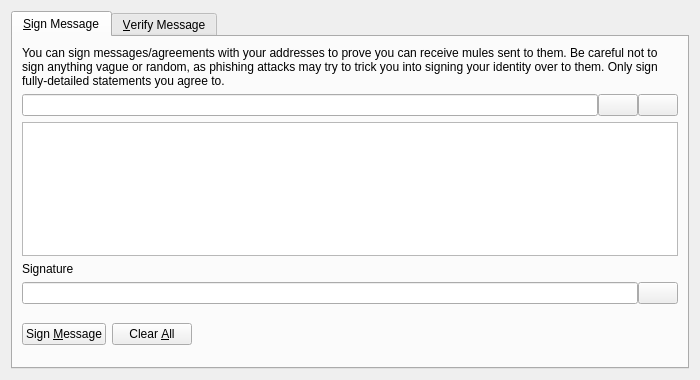
<?xml version="1.0" encoding="UTF-8"?>
<ui version="4.0">
 <class>SignVerifyMessageDialog</class>
 <widget class="QDialog" name="SignVerifyMessageDialog">
  <property name="geometry">
   <rect>
    <x>0</x>
    <y>0</y>
    <width>700</width>
    <height>380</height>
   </rect>
  </property>
  <property name="windowTitle">
   <string>Signatures - Sign / Verify a Message</string>
  </property>
  <property name="modal">
   <bool>true</bool>
  </property>
  <layout class="QVBoxLayout" name="verticalLayout">
   <item>
    <widget class="QTabWidget" name="tabWidget">
     <property name="currentIndex">
      <number>0</number>
     </property>
     <widget class="QWidget" name="tabSignMessage">
      <attribute name="title">
       <string>&amp;Sign Message</string>
      </attribute>
      <layout class="QVBoxLayout" name="verticalLayout_SM">
       <item>
        <widget class="QLabel" name="infoLabel_SM">
         <property name="text">
          <string>You can sign messages/agreements with your addresses to prove you can receive mules sent to them. Be careful not to sign anything vague or random, as phishing attacks may try to trick you into signing your identity over to them. Only sign fully-detailed statements you agree to.</string>
         </property>
         <property name="textFormat">
          <enum>Qt::PlainText</enum>
         </property>
         <property name="wordWrap">
          <bool>true</bool>
         </property>
        </widget>
       </item>
       <item>
        <layout class="QHBoxLayout" name="horizontalLayout_1_SM">
         <property name="spacing">
          <number>0</number>
         </property>
         <item>
          <widget class="QValidatedLineEdit" name="addressIn_SM">
           <property name="toolTip">
            <string>The Mule address to sign the message with</string>
           </property>
          </widget>
         </item>
         <item>
          <widget class="QPushButton" name="addressBookButton_SM">
           <property name="toolTip">
            <string>Choose previously used address</string>
           </property>
           <property name="text">
            <string/>
           </property>
           <property name="icon">
            <iconset resource="../mule.qrc">
             <normaloff>:/icons/address-book</normaloff>:/icons/address-book</iconset>
           </property>
           <property name="shortcut">
            <string>Alt+A</string>
           </property>
           <property name="autoDefault">
            <bool>false</bool>
           </property>
          </widget>
         </item>
         <item>
          <widget class="QPushButton" name="pasteButton_SM">
           <property name="toolTip">
            <string>Paste address from clipboard</string>
           </property>
           <property name="text">
            <string/>
           </property>
           <property name="icon">
            <iconset resource="../mule.qrc">
             <normaloff>:/icons/editpaste</normaloff>:/icons/editpaste</iconset>
           </property>
           <property name="shortcut">
            <string>Alt+P</string>
           </property>
           <property name="autoDefault">
            <bool>false</bool>
           </property>
          </widget>
         </item>
        </layout>
       </item>
       <item>
        <widget class="QPlainTextEdit" name="messageIn_SM">
         <property name="toolTip">
          <string>Enter the message you want to sign here</string>
         </property>
        </widget>
       </item>
       <item>
        <widget class="QLabel" name="signatureLabel_SM">
         <property name="text">
          <string>Signature</string>
         </property>
         <property name="textFormat">
          <enum>Qt::PlainText</enum>
         </property>
        </widget>
       </item>
       <item>
        <layout class="QHBoxLayout" name="horizontalLayout_2_SM">
         <property name="spacing">
          <number>0</number>
         </property>
         <item>
          <widget class="QLineEdit" name="signatureOut_SM">
           <property name="font">
            <font>
             <italic>true</italic>
            </font>
           </property>
           <property name="readOnly">
            <bool>true</bool>
           </property>
          </widget>
         </item>
         <item>
          <widget class="QPushButton" name="copySignatureButton_SM">
           <property name="toolTip">
            <string>Copy the current signature to the system clipboard</string>
           </property>
           <property name="text">
            <string/>
           </property>
           <property name="icon">
            <iconset resource="../mule.qrc">
             <normaloff>:/icons/editcopy</normaloff>:/icons/editcopy</iconset>
           </property>
           <property name="autoDefault">
            <bool>false</bool>
           </property>
          </widget>
         </item>
        </layout>
       </item>
       <item>
        <layout class="QHBoxLayout" name="horizontalLayout_3_SM">
         <item>
          <widget class="QPushButton" name="signMessageButton_SM">
           <property name="toolTip">
            <string>Sign the message to prove you own this Mule address</string>
           </property>
           <property name="text">
            <string>Sign &amp;Message</string>
           </property>
           <property name="icon">
            <iconset resource="../mule.qrc">
             <normaloff>:/icons/edit</normaloff>:/icons/edit</iconset>
           </property>
           <property name="autoDefault">
            <bool>false</bool>
           </property>
          </widget>
         </item>
         <item>
          <widget class="QPushButton" name="clearButton_SM">
           <property name="toolTip">
            <string>Reset all sign message fields</string>
           </property>
           <property name="text">
            <string>Clear &amp;All</string>
           </property>
           <property name="icon">
            <iconset resource="../mule.qrc">
             <normaloff>:/icons/remove</normaloff>:/icons/remove</iconset>
           </property>
           <property name="autoDefault">
            <bool>false</bool>
           </property>
          </widget>
         </item>
         <item>
          <spacer name="horizontalSpacer_1_SM">
           <property name="orientation">
            <enum>Qt::Horizontal</enum>
           </property>
           <property name="sizeHint" stdset="0">
            <size>
             <width>40</width>
             <height>48</height>
            </size>
           </property>
          </spacer>
         </item>
         <item>
          <widget class="QLabel" name="statusLabel_SM">
           <property name="font">
            <font>
             <weight>75</weight>
             <bold>true</bold>
            </font>
           </property>
           <property name="text">
            <string/>
           </property>
           <property name="wordWrap">
            <bool>true</bool>
           </property>
          </widget>
         </item>
         <item>
          <spacer name="horizontalSpacer_2_SM">
           <property name="orientation">
            <enum>Qt::Horizontal</enum>
           </property>
           <property name="sizeHint" stdset="0">
            <size>
             <width>40</width>
             <height>48</height>
            </size>
           </property>
          </spacer>
         </item>
        </layout>
       </item>
      </layout>
     </widget>
     <widget class="QWidget" name="tabVerifyMessage">
      <attribute name="title">
       <string>&amp;Verify Message</string>
      </attribute>
      <layout class="QVBoxLayout" name="verticalLayout_VM">
       <item>
        <widget class="QLabel" name="infoLabel_VM">
         <property name="text">
          <string>Enter the receiver's address, message (ensure you copy line breaks, spaces, tabs, etc. exactly) and signature below to verify the message. Be careful not to read more into the signature than what is in the signed message itself, to avoid being tricked by a man-in-the-middle attack. Note that this only proves the signing party receives with the address, it cannot prove sendership of any transaction!</string>
         </property>
         <property name="textFormat">
          <enum>Qt::PlainText</enum>
         </property>
         <property name="alignment">
          <set>Qt::AlignLeading|Qt::AlignLeft|Qt::AlignTop</set>
         </property>
         <property name="wordWrap">
          <bool>true</bool>
         </property>
        </widget>
       </item>
       <item>
        <layout class="QHBoxLayout" name="horizontalLayout_1_VM">
         <property name="spacing">
          <number>0</number>
         </property>
         <item>
          <widget class="QValidatedLineEdit" name="addressIn_VM">
           <property name="toolTip">
            <string>The Mule address the message was signed with</string>
           </property>
          </widget>
         </item>
         <item>
          <widget class="QPushButton" name="addressBookButton_VM">
           <property name="toolTip">
            <string>Choose previously used address</string>
           </property>
           <property name="text">
            <string/>
           </property>
           <property name="icon">
            <iconset resource="../mule.qrc">
             <normaloff>:/icons/address-book</normaloff>:/icons/address-book</iconset>
           </property>
           <property name="shortcut">
            <string>Alt+A</string>
           </property>
           <property name="autoDefault">
            <bool>false</bool>
           </property>
          </widget>
         </item>
        </layout>
       </item>
       <item>
        <widget class="QPlainTextEdit" name="messageIn_VM"/>
       </item>
       <item>
        <widget class="QValidatedLineEdit" name="signatureIn_VM"/>
       </item>
       <item>
        <layout class="QHBoxLayout" name="horizontalLayout_2_VM">
         <item>
          <widget class="QPushButton" name="verifyMessageButton_VM">
           <property name="toolTip">
            <string>Verify the message to ensure it was signed with the specified Mule address</string>
           </property>
           <property name="text">
            <string>Verify &amp;Message</string>
           </property>
           <property name="icon">
            <iconset resource="../mule.qrc">
             <normaloff>:/icons/transaction_0</normaloff>:/icons/transaction_0</iconset>
           </property>
           <property name="autoDefault">
            <bool>false</bool>
           </property>
          </widget>
         </item>
         <item>
          <widget class="QPushButton" name="clearButton_VM">
           <property name="toolTip">
            <string>Reset all verify message fields</string>
           </property>
           <property name="text">
            <string>Clear &amp;All</string>
           </property>
           <property name="icon">
            <iconset resource="../mule.qrc">
             <normaloff>:/icons/remove</normaloff>:/icons/remove</iconset>
           </property>
           <property name="autoDefault">
            <bool>false</bool>
           </property>
          </widget>
         </item>
         <item>
          <spacer name="horizontalSpacer_1_VM">
           <property name="orientation">
            <enum>Qt::Horizontal</enum>
           </property>
           <property name="sizeHint" stdset="0">
            <size>
             <width>40</width>
             <height>48</height>
            </size>
           </property>
          </spacer>
         </item>
         <item>
          <widget class="QLabel" name="statusLabel_VM">
           <property name="font">
            <font>
             <weight>75</weight>
             <bold>true</bold>
            </font>
           </property>
           <property name="text">
            <string/>
           </property>
           <property name="wordWrap">
            <bool>true</bool>
           </property>
          </widget>
         </item>
         <item>
          <spacer name="horizontalSpacer_2_VM">
           <property name="orientation">
            <enum>Qt::Horizontal</enum>
           </property>
           <property name="sizeHint" stdset="0">
            <size>
             <width>40</width>
             <height>48</height>
            </size>
           </property>
          </spacer>
         </item>
        </layout>
       </item>
      </layout>
     </widget>
    </widget>
   </item>
  </layout>
 </widget>
 <customwidgets>
  <customwidget>
   <class>QValidatedLineEdit</class>
   <extends>QLineEdit</extends>
   <header>qvalidatedlineedit.h</header>
  </customwidget>
 </customwidgets>
 <resources>
  <include location="../mule.qrc"/>
 </resources>
 <connections/>
</ui>
